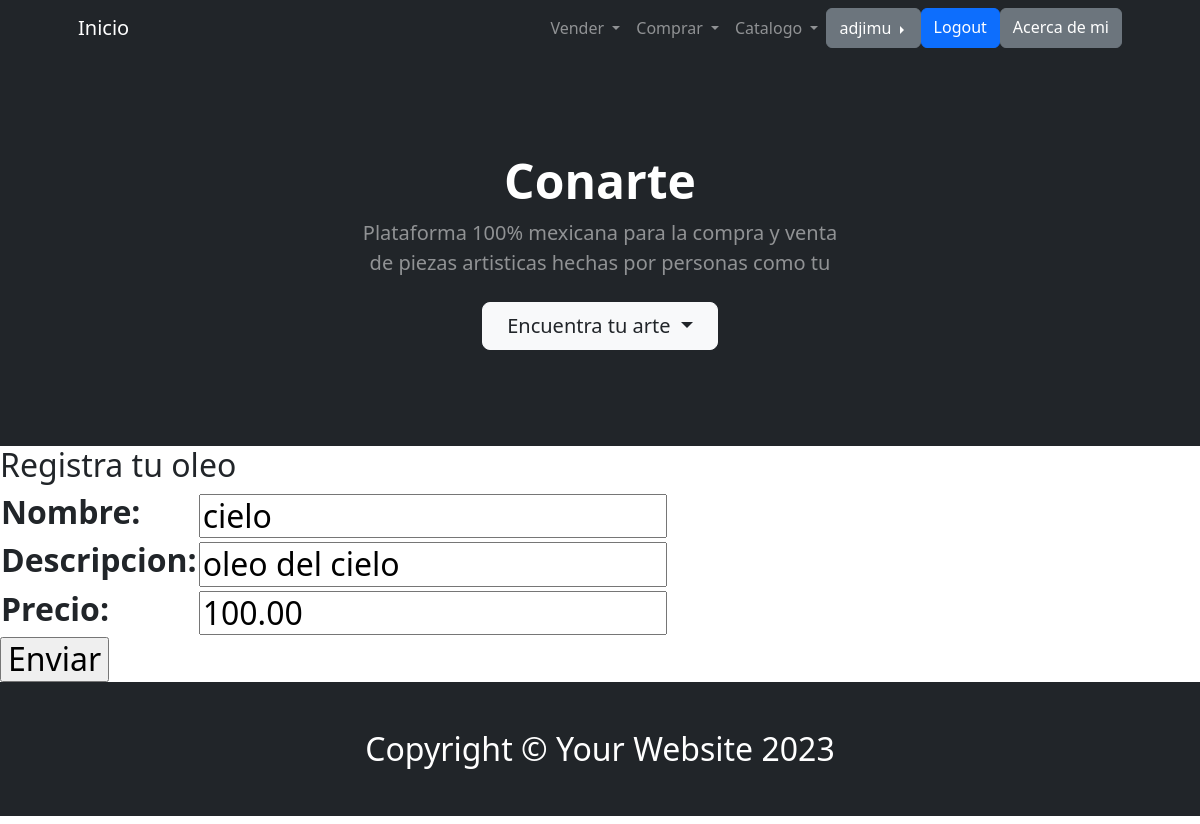
Page /editar_oleo/1/ (signed in) on the committed database.
### app/models.py (models this page shows)
class Oleo(models.Model):
    nombre = models.CharField(max_length=100)
    descripcion = models.CharField(max_length=200)
    precio = models.DecimalField(max_digits = 10, decimal_places=2)
    dimensiones = models.CharField(max_length=100)
    imagenOleo = models.ImageField(upload_to='imagenes/', null=True, blank=False)

### app/views.py (the view)
# urls.py: path('editar_oleo/<int:pk>/', OleoEditar.as_view(), name="editar_oleo" ),
class OleoEditar(UpdateView):
    model = Oleo
    fields = ['nombre',
              'descripcion',
              'precio']
    success_url = reverse_lazy('inicio')

### app/templates/app/oleo_form.html (shortened to what this page needs)
{% extends 'app/base.html' %}
{% load static %}
{% block suscripcion %}
<h2>Registra tu oleo<h2>
    <form method="post" enctype="multipart/form-data">
        <table>
            {{ form.as_table }}
        </table>
        <input type="submit" value="Enviar">
    </form>
{% endblock suscripcion %}

### app/templates/app/base.html (shortened to what this page needs)
<!DOCTYPE html>
<html lang="en">
    <head>
        {% load static %}
        <link rel="stylesheet" href="https://cdn.jsdelivr.net/npm/bootstrap@4.0.0/dist/css/bootstrap.min.css">
        <link href="https://cdn.jsdelivr.net/npm/bootstrap@5.2.3/dist/css/bootstrap.min.css" rel="stylesheet" />
        <link href="https://cdn.jsdelivr.net/npm/bootstrap-icons@1.5.0/font/bootstrap-icons.css" rel="stylesheet" />
        <link href="{% static 'app/css/styles.css' %}" rel="stylesheet" />
        <link rel="stylesheet" href="https://cdnjs.cloudflare.com/ajax/libs/font-awesome/6.4.0/css/all.min.css">
    </head>
    <body>
        {% block inicio %}
        <nav class="navbar navbar-expand-lg navbar-dark bg-dark">
            <div class="container px-5">
                <a class="navbar-brand" href="{% url 'inicio' %}">Inicio</a>
                <div class="collapse navbar-collapse" id="navbarSupportedContent">
                    <ul class="navbar-nav ms-auto mb-2 mb-lg-0">
                        {% if user.is_authenticated %}
                        <li class="nav-item dropdown">
                            <a class="nav-link dropdown-toggle" href="#" id="navbarDropdown" role="button" data-toggle="dropdown" aria-haspopup="true" aria-expanded="false">
                              Vender
                            </a>
                          </li>
                          <li class="nav-item dropdown">
                            <a class="nav-link dropdown-toggle" href="#" id="navbarDropdown" role="button" data-toggle="dropdown" aria-haspopup="true" aria-expanded="false">
                              Comprar
                            </a>
                          </li>
                          <li class="nav-item dropdown">
                            <a class="nav-link dropdown-toggle" href="#" id="navbarDropdown" role="button" data-toggle="dropdown" aria-haspopup="true" aria-expanded="false">
                              Catalogo
                            </a>
                          </li>
                    <div class="btn-group dropright">
                        <button type="button" class="btn btn-secondary dropdown-toggle" data-toggle="dropdown" aria-haspopup="true" aria-expanded="false">
                            {{user.username}}
                        </button>
                      </div>
                    <a class="btn btn-primary" href="{% url 'logout' %}">Logout</a>
                {% else %}
                    <a class="btn btn-success" href="{% url 'registro' %}">Registrate</a>
                    <a class="btn btn-primary" href="{% url 'login' %}">Login</a>
                {% endif %}
                    <a class="btn btn-secondary" href="{% url 'acercaDeMi' %}">Acerca de mi</a>
                    </ul>
                </div>
            </div>
        </nav>
        <header class="bg-dark py-5">
            <div class="container px-5">
                <div class="row gx-5 justify-content-center">
                    <div class="col-lg-6">
                        <div class="text-center my-5">
                            <h1 class="display-5 fw-bolder text-white mb-2">Conarte</h1>
                            <p class="lead text-white-50 mb-4">Plataforma 100% mexicana para la compra y venta de piezas artisticas hechas por personas como tu</p>
                            <div class="d-grid gap-3 d-sm-flex justify-content-sm-center">
                                <div class="dropdown show">
                                    <a class="btn btn-outline-light btn-lg px-4 dropdown-toggle" href="#" role="button" id="dropdownMenuLink" data-toggle="dropdown" aria-haspopup="true" aria-expanded="false">
                                      Encuentra tu arte
                                    </a>
                                  </div>
                            </div>
                        </div>
                    </div>
                </div>
            </div>
        </header>
        {% endblock inicio %}
        {% block suscripcion %}{% endblock suscripcion %}
        <footer class="py-5 bg-dark">
            <div class="container px-5"><p class="m-0 text-center text-white">Copyright &copy; Your Website 2023</p></div>
        </footer>
    </body>
</html>

### rows in the picture
Oleo: nombre "cielo", descripcion "oleo del cielo", precio "100.00"

### other values in the picture
{{ user.username }} "adjimu"
